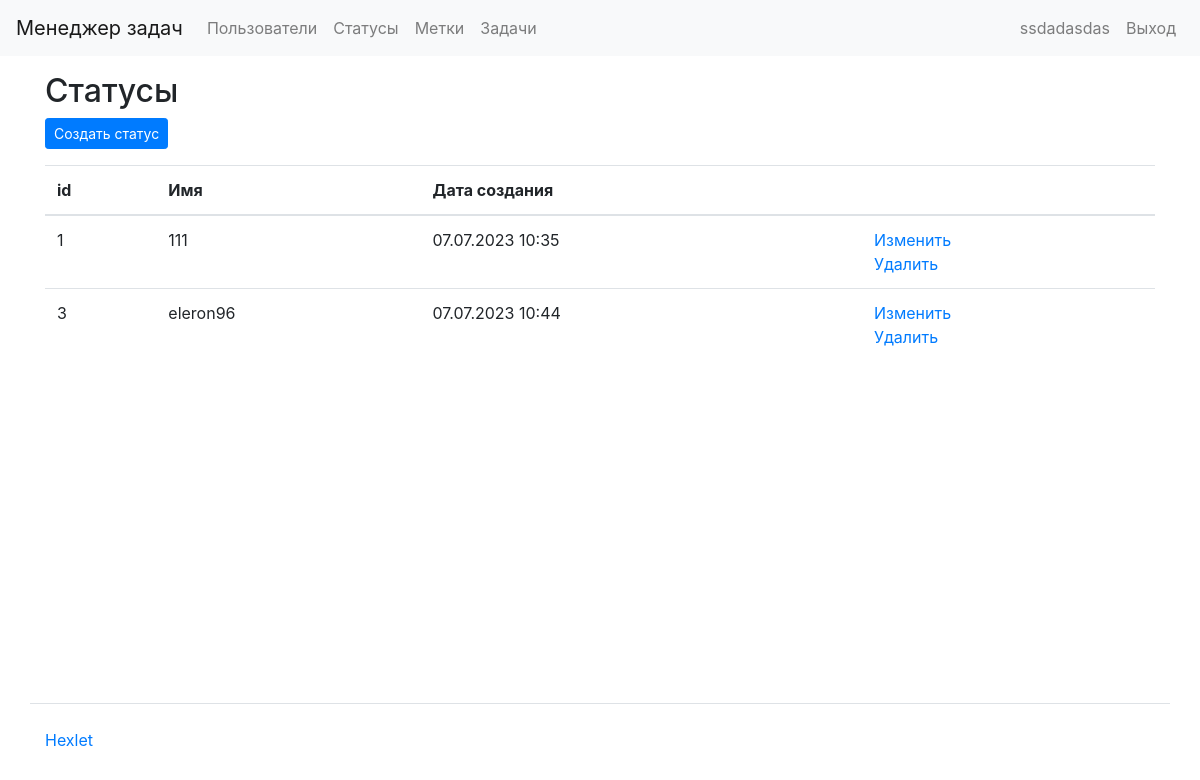
Before: /statuses/ (signed in) with the older database file.
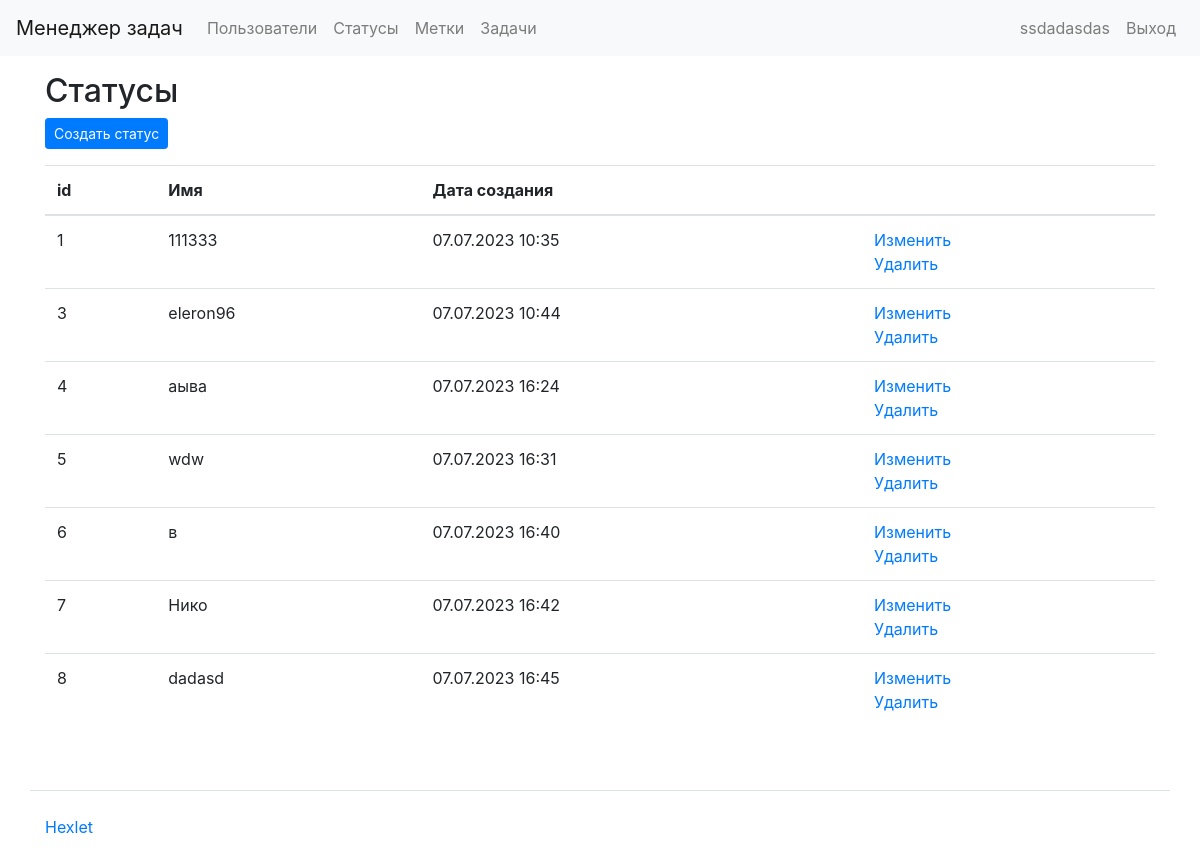
After: the same page with the newer database file.
### status/models.py (models this page shows, shortened)
class Status(models.Model):
    name = models.CharField(max_length=100)
    created_date = models.DateTimeField(auto_now_add=True)
    class Meta:
        app_label = 'status'

### status/views.py (the view)
# urls.py: path('statuses/', status_task, name='status_task'),
@login_required
def status_task(request):
    statuses = Status.objects.all()
    return render(request, 'status/status_task.html', {'statuses': statuses})

### task_manager/templates/status/status_task.html (shortened to what this page needs)
{% extends "base.html" %}
{% load i18n %}
{% block content %}
  <h2>Статусы</h2>
  <div class="mb-3">
    <a href="{% url 'create_status' %}" class="btn btn-primary btn-sm">{% trans "Создать статус" %}</a>
  </div>
  <table class="table">
    <thead>
      <tr>
        <th scope="col">id</th>
        <th scope="col">Имя</th>
        <th scope="col">Дата создания</th>
        <th scope="col"></th>
      </tr>
    </thead>
    <tbody>
      {% for status in statuses %}
      <tr>
        <td>{{ status.id }}</td>
        <td>{{ status.name }}</td>
        <td>{{ status.created_date|date:"d.m.Y H:i"  }}</td>
        <td>
          <a href="{% url 'edit_status' status.id %}">Изменить</a>
          <br>
          <a href="{% url 'delete_status' status.id %}">{% trans "Delete" %}</a>
        </td>
      </tr>
      {% endfor %}
    </tbody>
  </table>
{% endblock %}

### task_manager/templates/base.html (shortened to what this page needs)
{% load i18n %}
{% load bootstrap4 %}
<!DOCTYPE html>
<html lang="ru-ru">
  <head>
    <link href="https://cdn.jsdelivr.net/npm/bootstrap@4.6.2/dist/css/bootstrap.min.css" rel="stylesheet">
  </head>
  <body class="d-flex flex-column min-vh-100">
    {% include 'header.html' %}
    <div class="container wrapper flex-grow-1">
        {% block content %}{% endblock %}
    </div>
    {% include 'footer.html' %}
  </body>
</html>

### task_manager/templates/header.html (shortened to what this page needs)
{% load i18n %}
<nav class="navbar navbar-expand-lg navbar-light bg-light mb-3">
  <a class="navbar-brand" href="/">{% block navbar_brand %}Менеджер задач{% endblock %}</a>
  <div class="collapse navbar-collapse" id="navbarToggleExternalContent">
    <ul class="navbar-nav mr-auto">
      <li class="nav-item">
        <a class="nav-link" href="/users/">{% block navlink1 %}Пользователи{% endblock %}</a>
      </li>
      {% if user.is_authenticated %}
        <li class="nav-item">
          <a class="nav-link" href="/statuses/">{% trans "Статусы" %}</a>
        </li>
        <li class="nav-item">
          <a class="nav-link" href="/labels/">{% trans "Метки" %}</a>
        </li>
        <li class="nav-item">
          <a class="nav-link" href="/tasks/">{% trans "Задачи" %}</a>
        </li>
      {% endif %}
    </ul>
    <ul class="navbar-nav">
      {% if user.is_authenticated %}
        <li class="nav-item">
          <span class="navbar-text mr-2">{{ user.username }}</span>
        </li>
        <li class="nav-item">
          <a class="nav-link" href="{% url 'logout' %}">{% trans "Выход" %}</a>
        </li>
      {% endif %}
    </ul>
  </div>
</nav>

### task_manager/templates/footer.html
{% load i18n %}
<footer>
  <div class="container my-5 pt-4 border-top">
    <a target="_blank" href="https://ru.hexlet.io">{% block footer %}Hexlet{% endblock %}</a>
  </div>
</footer>

Changed rows visible on the page:
changed Status id 1: name "111" → "111333"
added Status: id "4", name "аыва", created_date "07.07.2023 16:24"
added Status: id "5", name "wdw", created_date "07.07.2023 16:31"
added Status: id "6", name "в", created_date "07.07.2023 16:40"
added Status: id "7", name "Нико", created_date "07.07.2023 16:42"
added Status: id "8", name "dadasd", created_date "07.07.2023 16:45"
